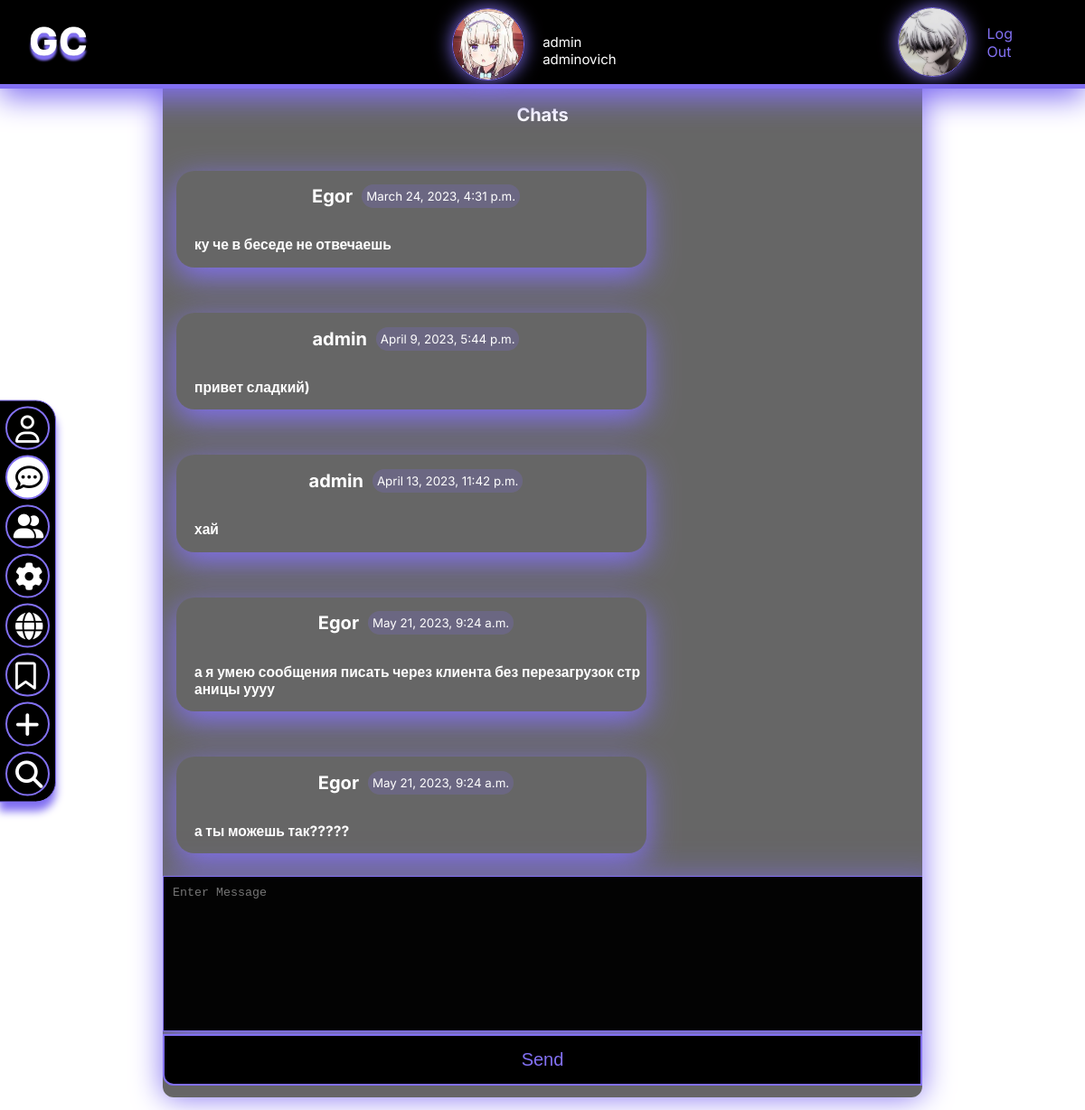
/chat/2 (signed in), run on an earlier commit of the app's database.
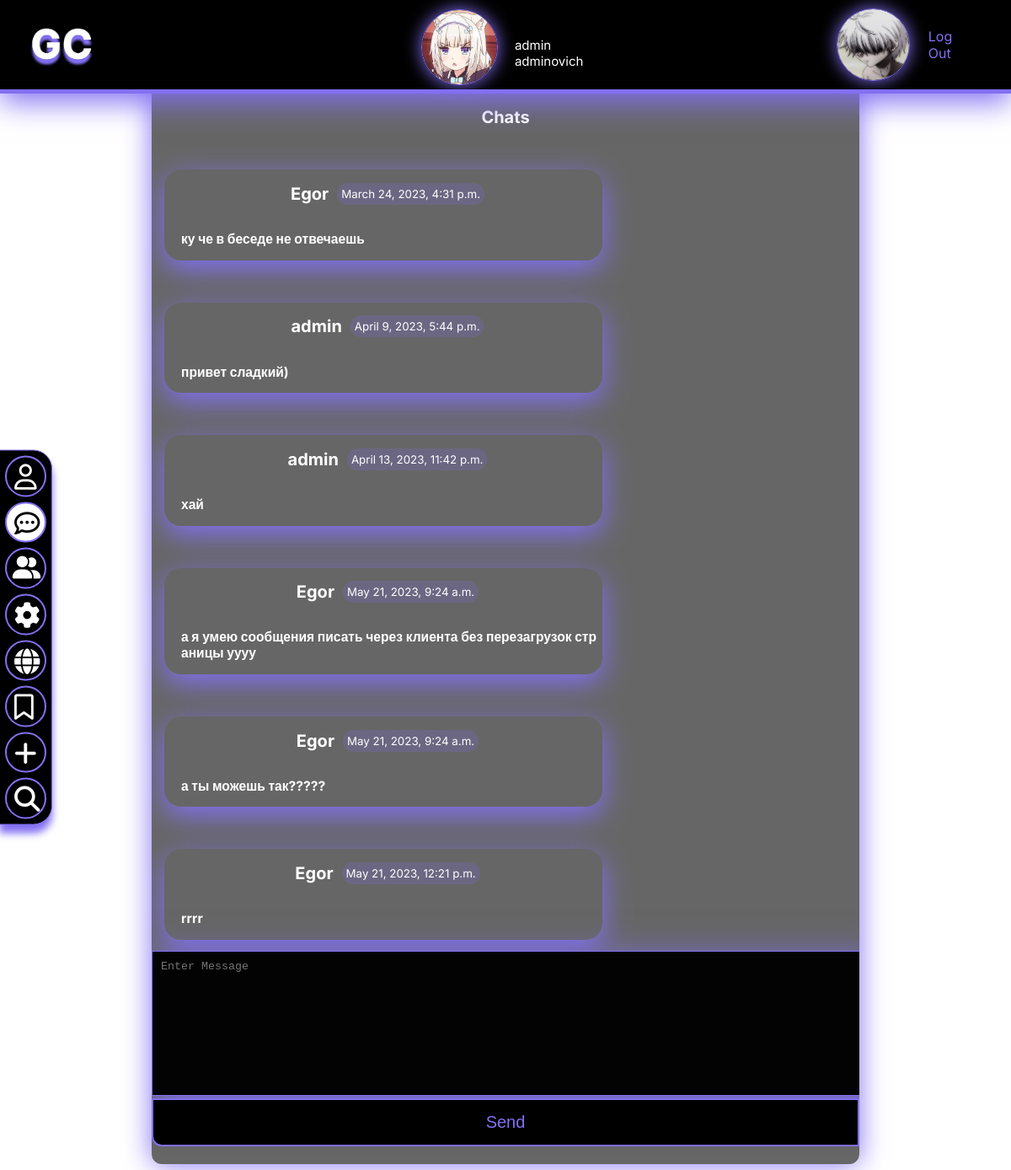
And on a later commit of the database.
### users/models.py (models this page shows)
class Profile(models.Model):
    user = models.OneToOneField(to=User, on_delete=models.CASCADE)
    name = models.CharField(max_length=50)
    surname = models.CharField(max_length=50)
    avatar = models.ImageField(upload_to="images/profile_avatars/",
                               default="images/DEFAULT_AVATAR.png",
                               blank=True)
    about = models.CharField(max_length=500)
    country = models.CharField(max_length=50, blank=True)
    city = models.CharField(max_length=50, blank=True)
    education = models.CharField(max_length=150, blank=True)
    company = models.CharField(max_length=150, blank=True)
    hobby = models.CharField(max_length=150, blank=True)
    class Meta:
        verbose_name = _('profile')
        verbose_name_plural = _('profiles')

### chat/models.py (models this page shows)
class Message(models.Model):
    chat = models.ForeignKey(to=Chat, on_delete=models.CASCADE,
                             verbose_name=_('chat'))
    author = models.ForeignKey(to=User, on_delete=models.CASCADE,
                               verbose_name=_('author'))
    content = models.TextField(verbose_name=_('content'))
    is_read = models.BooleanField(default=False,
                                  verbose_name=_('message has been read'))
    date_create = models.DateTimeField(auto_now=True,
                                       verbose_name=_('date of creation'))
    class Meta:
        verbose_name = _('message')
        verbose_name_plural = _('messages')

### chat/views.py (the view)
# urls.py: path('chat/<int:id>', chat_views.chat_page, name='chat'),
@login_required
def chat_page(request, id):
    context = {}
    try:
        chat = Chat.objects.get(id=id)
    except Chat.DoesNotExist:
        return redirect('chatlist')
    try:
        access = Access.objects.get(user=request.user, chat=chat)
        if access.mode == 0:
            return redirect('chatlist')
    except Access.DoesNotExist:
        return redirect('chatlist')
    if request.method == 'POST':
        message_form = MessageForm(request.POST)
        if message_form.is_valid():
            send_message(chat, request.user, message_form.data['content'])
            context['message_form'] = MessageForm()
        else:
            context['message_form'] = message_form
    else:
        context['message_form'] = MessageForm()
    messages = get_chat_messages(chat, request.user)
    chat = generate_chat(chat, request.user)
    context['chat'] = chat
    context['messages'] = [ChatSerializer.messageToDict(message, request.user)
                           for message in messages]
    return render(request, 'chat.html', context)

### chat/forms.py
class MessageForm(forms.Form):
    content = forms.CharField(widget=forms.Textarea(
        attrs={'class': 'message_area',
               'placeholder': 'Enter Message'}
    ))

### chat/serializers.py (called while the page is built)
    def messageToDict(message: Message, user: User):
        author = get_profile(message.author)
        response = {
            'id': message.id,
            'author': author.name,
            'content': message.content,
            'date_create': message.date_create,
            'isMyown': message.author == user,
        }
        return response

### chat/utils.py (called while the page is built)
def generate_chat(chat: Chat, current_user: User) -> dict:
    response = {'id': chat.id,
                'name': get_chat_name(chat, current_user),
                'avatar': get_chat_avatar(chat, current_user),
                'last_message': get_last_message(chat),
                'is_multy': chat.is_multy,
                'info_link': get_chat_info_link(chat, current_user)}
    return response

def get_last_message(chat: Chat) -> Message:
    message = Message.objects.filter(chat=chat).last()
    return message

def get_chat_messages(chat: Chat, current_user: User):
    messages = Message.objects.filter(chat=chat)
    return messages

### chat/templates/chat.html (shortened to what this page needs)
{% extends 'base.html' %}
{% load static %}
{% block style %}<link rel="stylesheet" href="{% static '/css/chat.css' %}">{% endblock %}
{% block content %}
<div class="messenger_box" id="messenger_box">
    <h2 style="text-align:center;"> Chats </h2>
    <div class="ur_friend" >
        <a class = "chat-avatar-div" href = "{{ chat.info_link }}">
            <img class="friend-user-pic image_avatar" src="{{chat.avatar.url}}">
        </a>
        <p>{{chat.name}}</p>
    </div>
<div class="messenger_contener">
    {% for message in messages %}
            {% if message.is_myown %}
            <div class="message_own">
            {% else %}
            <div class="message">
            {% endif %}
                <div class="chat_texts">
                <div class="timestamp">
                    <h2>{{ message.author }}</h2>
                    <p class="time">{{message.date_create}}</p>
                </div>
                <h3 class="message-text">{{ message.content}}</h3>
                </div>
            </div>
    {% endfor %}
</div>
    <form class="input-area-mess" method="POST">
        {% for field in message_form %}
        {{ field }}
        {% endfor %}
        <button class="btn_message">Send</button>
    </form>
</div>
{% endblock %}

What changed in the data, as far as the page shows it:
added Message: date_create "May 21, 2023, 12:21 p.m.", content "rrrr"
Also different on the page:
new list line: "Egor"
